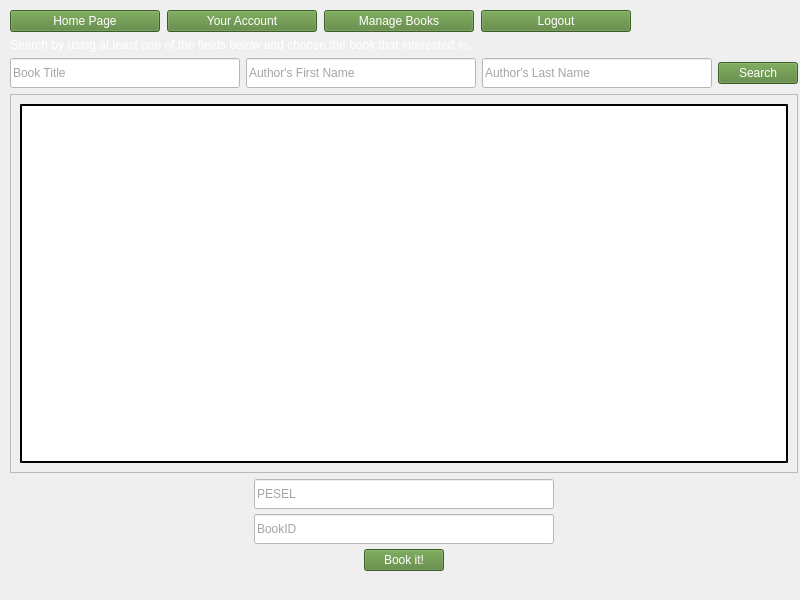
<?xml version="1.0" encoding="UTF-8"?>
<ui version="4.0">
 <class>adminHomePage</class>
 <widget class="QWidget" name="adminHomePage">
  <property name="geometry">
   <rect>
    <x>0</x>
    <y>0</y>
    <width>800</width>
    <height>600</height>
   </rect>
  </property>
  <property name="windowTitle">
   <string>Form</string>
  </property>
  <widget class="QWidget" name="layoutWidget">
   <property name="geometry">
    <rect>
     <x>10</x>
     <y>10</y>
     <width>788</width>
     <height>581</height>
    </rect>
   </property>
   <layout class="QVBoxLayout" name="verticalLayout">
    <item>
     <layout class="QHBoxLayout" name="horizontalLayout_7">
      <property name="spacing">
       <number>7</number>
      </property>
      <property name="sizeConstraint">
       <enum>QLayout::SetFixedSize</enum>
      </property>
      <property name="rightMargin">
       <number>140</number>
      </property>
      <item>
       <widget class="QPushButton" name="pushButton_home_page">
        <property name="sizePolicy">
         <sizepolicy hsizetype="Minimum" vsizetype="Preferred">
          <horstretch>0</horstretch>
          <verstretch>0</verstretch>
         </sizepolicy>
        </property>
        <property name="minimumSize">
         <size>
          <width>150</width>
          <height>0</height>
         </size>
        </property>
        <property name="maximumSize">
         <size>
          <width>150</width>
          <height>30</height>
         </size>
        </property>
        <property name="styleSheet">
         <string notr="true">background-color: rgb(84, 130, 53);
color: rgb(255, 255, 255);</string>
        </property>
        <property name="text">
         <string>Home Page</string>
        </property>
       </widget>
      </item>
      <item>
       <widget class="QPushButton" name="pushButton_your_account">
        <property name="sizePolicy">
         <sizepolicy hsizetype="Minimum" vsizetype="Preferred">
          <horstretch>0</horstretch>
          <verstretch>0</verstretch>
         </sizepolicy>
        </property>
        <property name="minimumSize">
         <size>
          <width>150</width>
          <height>0</height>
         </size>
        </property>
        <property name="maximumSize">
         <size>
          <width>150</width>
          <height>30</height>
         </size>
        </property>
        <property name="styleSheet">
         <string notr="true">background-color: rgb(84, 130, 53);
color: rgb(255, 255, 255);</string>
        </property>
        <property name="text">
         <string>Your Account</string>
        </property>
       </widget>
      </item>
      <item>
       <widget class="QPushButton" name="pushButton_manage_books">
        <property name="sizePolicy">
         <sizepolicy hsizetype="Minimum" vsizetype="Preferred">
          <horstretch>0</horstretch>
          <verstretch>0</verstretch>
         </sizepolicy>
        </property>
        <property name="minimumSize">
         <size>
          <width>150</width>
          <height>0</height>
         </size>
        </property>
        <property name="maximumSize">
         <size>
          <width>150</width>
          <height>30</height>
         </size>
        </property>
        <property name="styleSheet">
         <string notr="true">background-color: rgb(84, 130, 53);
color: rgb(255, 255, 255);</string>
        </property>
        <property name="text">
         <string>Manage Books</string>
        </property>
       </widget>
      </item>
      <item>
       <widget class="QPushButton" name="pushButton_logout">
        <property name="sizePolicy">
         <sizepolicy hsizetype="Minimum" vsizetype="Preferred">
          <horstretch>0</horstretch>
          <verstretch>0</verstretch>
         </sizepolicy>
        </property>
        <property name="minimumSize">
         <size>
          <width>150</width>
          <height>0</height>
         </size>
        </property>
        <property name="maximumSize">
         <size>
          <width>150</width>
          <height>30</height>
         </size>
        </property>
        <property name="styleSheet">
         <string notr="true">background-color: rgb(84, 130, 53);
color: rgb(255, 255, 255);</string>
        </property>
        <property name="text">
         <string>Logout</string>
        </property>
       </widget>
      </item>
      <item>
       <spacer name="horizontalSpacer">
        <property name="orientation">
         <enum>Qt::Horizontal</enum>
        </property>
        <property name="sizeHint" stdset="0">
         <size>
          <width>40</width>
          <height>20</height>
         </size>
        </property>
       </spacer>
      </item>
     </layout>
    </item>
    <item>
     <widget class="QLabel" name="label">
      <property name="styleSheet">
       <string notr="true">color: rgb(255, 255, 255);
font: 75 10pt &quot;Calibri&quot;;</string>
      </property>
      <property name="text">
       <string>Search by using at least one of the fields below and choose the book that interested in...</string>
      </property>
     </widget>
    </item>
    <item>
     <layout class="QHBoxLayout" name="horizontalLayout_8">
      <item>
       <widget class="QLineEdit" name="lineEdit_home_title">
        <property name="minimumSize">
         <size>
          <width>0</width>
          <height>30</height>
         </size>
        </property>
        <property name="styleSheet">
         <string notr="true">background-color: rgb(255, 255, 255);
color: rgb(74, 74, 74);</string>
        </property>
        <property name="placeholderText">
         <string>Book Title</string>
        </property>
       </widget>
      </item>
      <item>
       <widget class="QLineEdit" name="lineEdit_home_first_name">
        <property name="minimumSize">
         <size>
          <width>0</width>
          <height>30</height>
         </size>
        </property>
        <property name="styleSheet">
         <string notr="true">background-color: rgb(255, 255, 255);
color: rgb(74, 74, 74);</string>
        </property>
        <property name="placeholderText">
         <string>Author's First Name</string>
        </property>
       </widget>
      </item>
      <item>
       <widget class="QLineEdit" name="lineEdit_home_last_name">
        <property name="minimumSize">
         <size>
          <width>0</width>
          <height>30</height>
         </size>
        </property>
        <property name="styleSheet">
         <string notr="true">background-color: rgb(255, 255, 255);
color: rgb(74, 74, 74);</string>
        </property>
        <property name="placeholderText">
         <string>Author's Last Name</string>
        </property>
       </widget>
      </item>
      <item>
       <widget class="QPushButton" name="actual_search_button">
        <property name="styleSheet">
         <string notr="true">background-color: rgb(84, 130, 53);
color: rgb(255, 255, 255);</string>
        </property>
        <property name="text">
         <string>Search</string>
        </property>
       </widget>
      </item>
     </layout>
    </item>
    <item>
     <widget class="QScrollArea" name="scrollArea">
      <property name="enabled">
       <bool>true</bool>
      </property>
      <property name="sizePolicy">
       <sizepolicy hsizetype="Expanding" vsizetype="Expanding">
        <horstretch>0</horstretch>
        <verstretch>0</verstretch>
       </sizepolicy>
      </property>
      <property name="maximumSize">
       <size>
        <width>16777215</width>
        <height>16777215</height>
       </size>
      </property>
      <property name="lineWidth">
       <number>0</number>
      </property>
      <property name="widgetResizable">
       <bool>true</bool>
      </property>
      <property name="alignment">
       <set>Qt::AlignJustify|Qt::AlignVCenter</set>
      </property>
      <widget class="QWidget" name="scrollAreaWidgetContents_5">
       <property name="enabled">
        <bool>true</bool>
       </property>
       <property name="geometry">
        <rect>
         <x>0</x>
         <y>0</y>
         <width>784</width>
         <height>347</height>
        </rect>
       </property>
       <layout class="QVBoxLayout" name="verticalLayout_5">
        <item>
         <widget class="QTableView" name="tableView_3">
          <property name="sizePolicy">
           <sizepolicy hsizetype="Expanding" vsizetype="Expanding">
            <horstretch>0</horstretch>
            <verstretch>0</verstretch>
           </sizepolicy>
          </property>
          <property name="minimumSize">
           <size>
            <width>691</width>
            <height>0</height>
           </size>
          </property>
          <property name="styleSheet">
           <string notr="true">background: white;
     border: 2px outset black;</string>
          </property>
          <attribute name="horizontalHeaderStretchLastSection">
           <bool>true</bool>
          </attribute>
         </widget>
        </item>
       </layout>
      </widget>
     </widget>
    </item>
    <item>
     <layout class="QVBoxLayout" name="verticalLayout_6">
      <property name="spacing">
       <number>5</number>
      </property>
      <property name="bottomMargin">
       <number>20</number>
      </property>
      <item alignment="Qt::AlignHCenter">
       <widget class="QLineEdit" name="lineEdit_pesel_4">
        <property name="minimumSize">
         <size>
          <width>300</width>
          <height>30</height>
         </size>
        </property>
        <property name="maximumSize">
         <size>
          <width>400</width>
          <height>30</height>
         </size>
        </property>
        <property name="styleSheet">
         <string notr="true">background-color: rgb(255, 255, 255);
color: rgb(74, 74, 74);</string>
        </property>
        <property name="placeholderText">
         <string>PESEL</string>
        </property>
       </widget>
      </item>
      <item alignment="Qt::AlignHCenter">
       <widget class="QLineEdit" name="lineEdit_bookID_4">
        <property name="minimumSize">
         <size>
          <width>300</width>
          <height>30</height>
         </size>
        </property>
        <property name="maximumSize">
         <size>
          <width>400</width>
          <height>30</height>
         </size>
        </property>
        <property name="styleSheet">
         <string notr="true">background-color: rgb(255, 255, 255);
color: rgb(74, 74, 74);</string>
        </property>
        <property name="text">
         <string/>
        </property>
        <property name="placeholderText">
         <string>BookID</string>
        </property>
       </widget>
      </item>
      <item alignment="Qt::AlignHCenter">
       <widget class="QPushButton" name="bookIt_button_4">
        <property name="maximumSize">
         <size>
          <width>150</width>
          <height>30</height>
         </size>
        </property>
        <property name="styleSheet">
         <string notr="true">background-color: rgb(84, 130, 53);
color: rgb(255, 255, 255);</string>
        </property>
        <property name="text">
         <string>Book it!</string>
        </property>
       </widget>
      </item>
     </layout>
    </item>
   </layout>
  </widget>
 </widget>
 <resources/>
 <connections/>
</ui>
